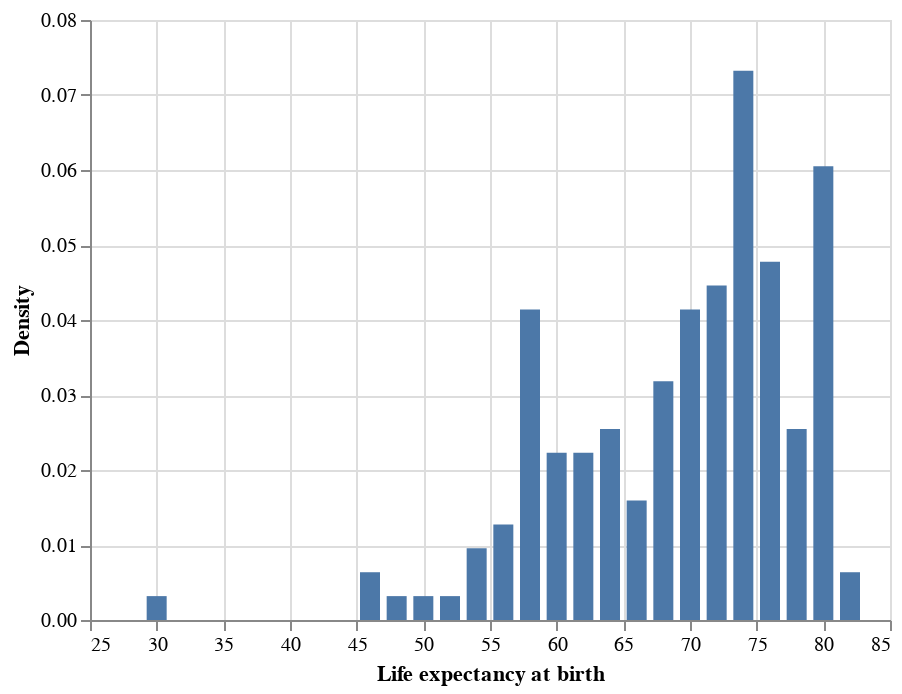

Notebook cell for this chart:
### Markdown cell above
### Calculate transform

One peculiarity of Altair's histograms is that they are displayed on the *count scale* rather than the *density scale*, and there is no simple option to change this. 

The **count scale** means that the y-axis shows _**counts of observations in each bin**_.

By contrast, on the **density scale**, the y-axis would show _**proportions of total bar area**_ (so that the area of plotted bars sums to 1). 

It might seem like a silly distinction -- after all, the two scales differ simply by a proportionality constant (the sample size times the bin width) -- but as you will see shortly, the density scale is more useful for statistical thinking about the distribution of values.

The scale conversion can be done using `.transform_calculate()`, which computes derived variables using arithmetic operations. In this case, one only needs to divide the count by the total number of observations.

### Code cell
# filter, bin, count, convert scale, and plot
alt.Chart(
    data
).transform_filter(
    alt.FieldEqualPredicate(field = 'Year', 
                            equal = 2010)
).transform_bin(
    'Life expectancy at birth', 
    field = 'All', 
    bin = alt.Bin(step = 2)
).transform_aggregate(
    Count = 'count()',
    groupby = ['Life expectancy at birth']
).transform_calculate(
    Density = 'datum.Count/(2*157)' # divide counts by sample size x binwidth
).mark_bar(size = 10).encode(
    x = 'Life expectancy at birth:Q', 
    y = 'Density:Q'
)

### Figure 1 — Vega-Lite specification as saved in the notebook (floating-point values rounded to 4 significant figures; data arrays with more than 128 entries replaced by an {"elided": "..."} marker saying what was removed)
{"config": {"view": {"continuousWidth": 400, "continuousHeight": 300}}, "data": {"name": "data-c482617b7135038ac9b5a73542beb500"}, "mark": {"type": "bar", "size": 10}, "encoding": {"x": {"type": "quantitative", "field": "Life expectancy at birth"}, "y": {"type": "quantitative", "field": "Density"}}, "transform": [{"filter": {"equal": 2010, "field": "Year"}}, {"bin": {"step": 2}, "field": "All", "as": "Life expectancy at birth"}, {"aggregate": [{"op": "count", "as": "Count"}], "groupby": ["Life expectancy at birth"]}, {"calculate": "datum.Count/(2*157)", "as": "Density"}], "$schema": "https://vega.github.io/schema/vega-lite/v4.8.1.json", "datasets": {"data-c482617b7135038ac9b5a73542beb500": {"elided": "620 records"}}}
